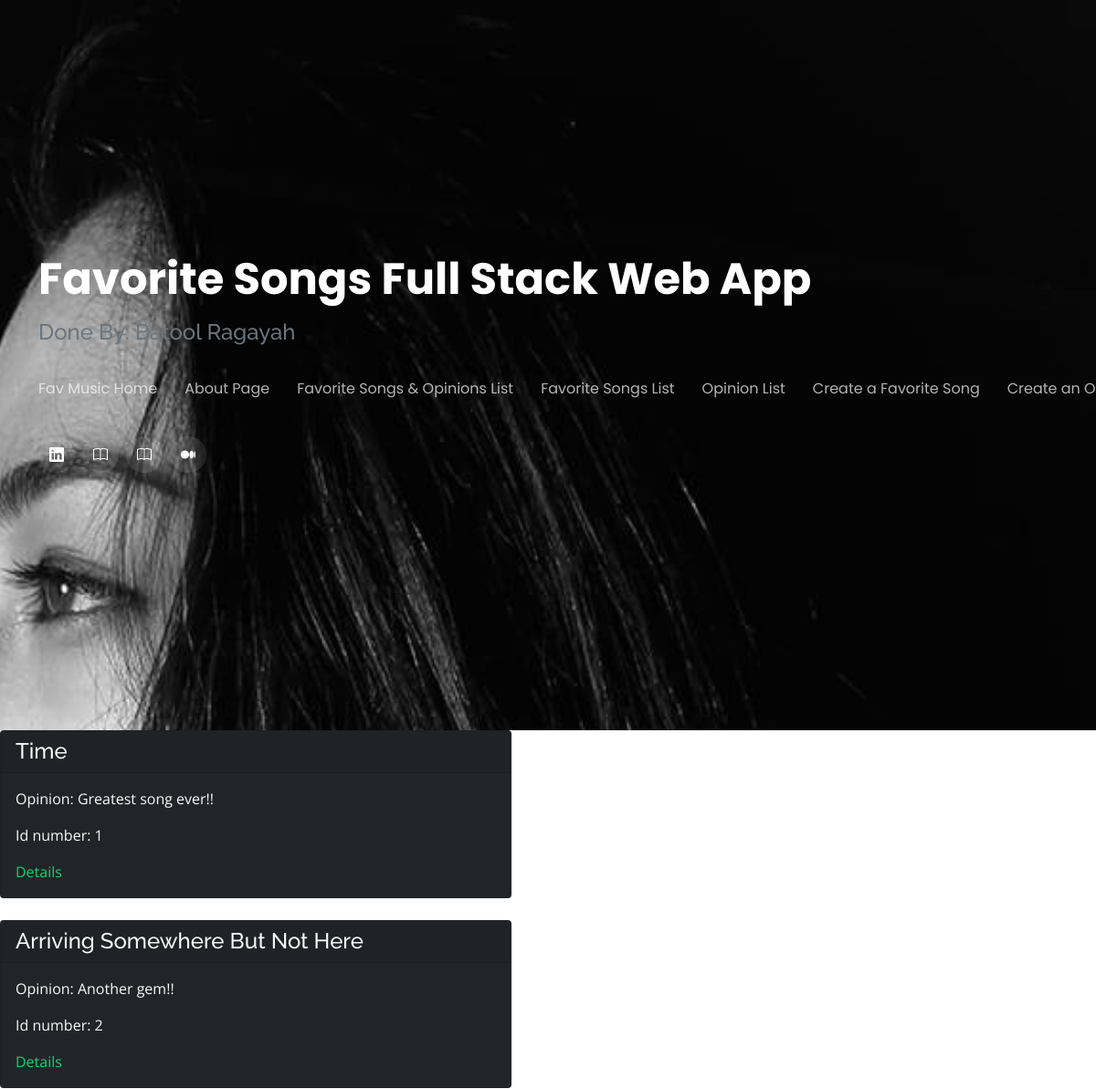
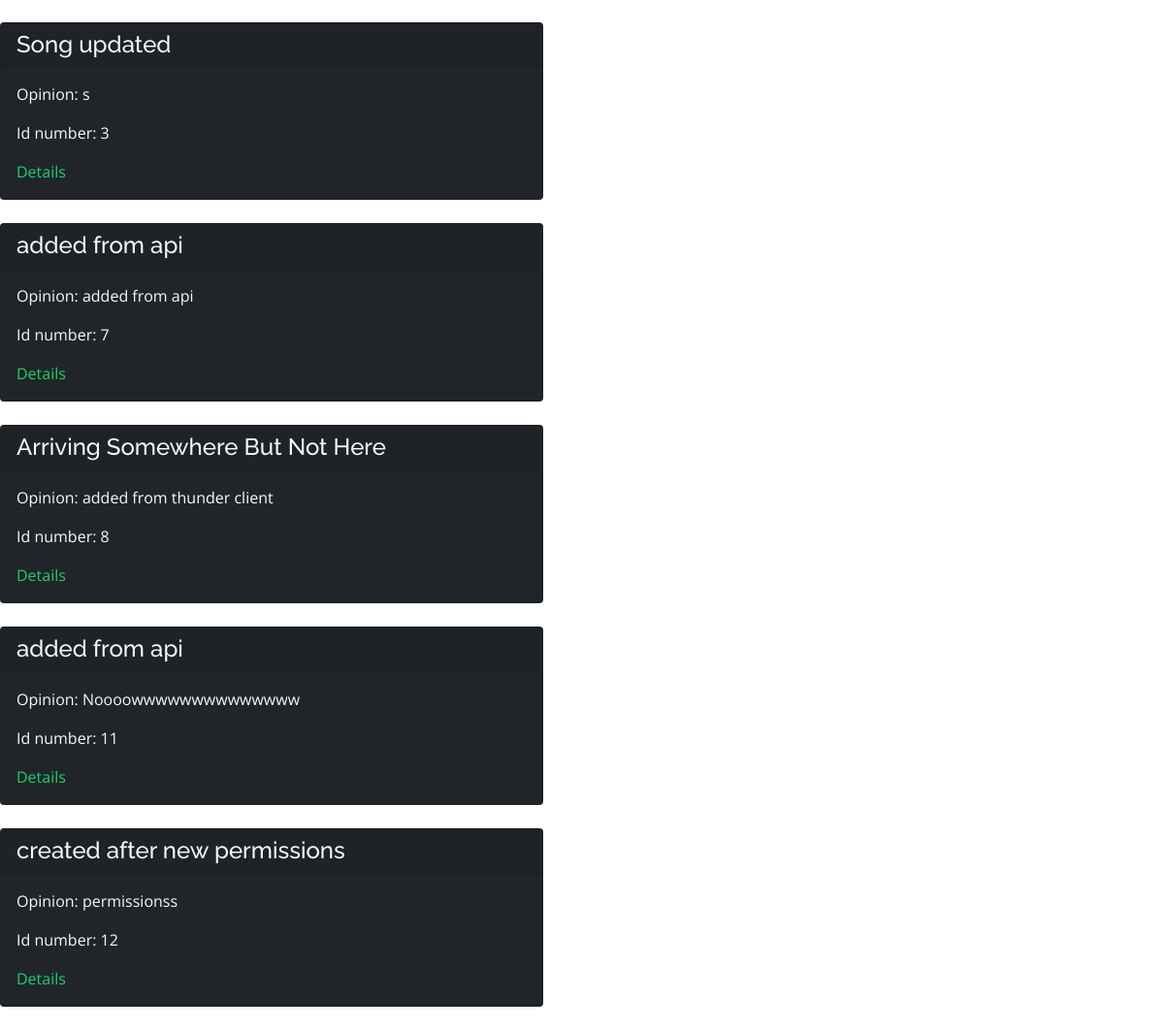
/opinion-list, run on the app's committed database (2 pictures, top to bottom).
### favsongsapp/models.py (models this page shows, shortened)
class Opinion(models.Model):
    song = models.ForeignKey(Fav, on_delete=models.SET_DEFAULT, default=1, blank=False, null=False)
    opinion = models.TextField(max_length=500, blank=False, null=False)
    reviewer = models.ForeignKey(get_user_model(), on_delete=models.CASCADE, blank=False, null=False)

class Fav(models.Model):
    song_title = models.CharField(max_length=100)
    artist = models.CharField(max_length=100)
    album = models.CharField(max_length=100)
    year_of_release = models.DateField()
    rating = models.IntegerField(blank=False, null=False)
    reviewer = models.ForeignKey(get_user_model(), on_delete=models.CASCADE, blank=False, null=False)
    def __str__(self):
        return self.song_title

### favsongsapp/views.py (the view)
# urls.py: path("opinion-list", OpinionListView.as_view(), name="opinion_list"),
class OpinionListView(ListView):
    template_name = "opinionlist.html"
    model = Opinion
    context_object_name = "opinion_list"

### templates/opinionlist.html (shortened to what this page needs)
{% extends '_base.html' %}
{% block main %}
{% for opinion in opinion_list %}
  <div class="card text-light bg-dark" style="width: 35rem;">
    <h4 class="card-header">{{opinion.song}}</h4>
    <div class="card-body">
      <p class="card-text">Opinion: {{opinion.opinion}}</p>
      <p class="card-text">Id number: {{opinion.id}} </p>
      <a href="{% url 'opinion_detail' pk=opinion.pk %}" class="card-link">Details</a>
    </div>
  </div>
<br>
{% endfor %}
{% endblock%}

### favsongsapp/static/favs/css/style.css (style rules this page uses)
body { font-family: "Open Sans", sans-serif; background-color: #040404; color: #fff; position: relative; background: transparent; }
body::before { content: ""; position: fixed; background: #040404 url("../img/bg.jpg") top right no-repeat; background-size: cover; left: 0; right: 0; top: 0; height: 100vh; z-index: -1; }
@media (min-width: 1024px) { body::before { background-attachment: fixed; } }
a { color: #18d26e; text-decoration: none; }
h1, h2, h3, h4, h5, h6 { font-family: "Raleway", sans-serif; }

### data on the page
Opinion: song "Time", opinion "Greatest song ever!!", id "1"
Opinion: song "Arriving Somewhere But Not Here", opinion "Another gem!!", id "2"
Opinion: song "Song updated", opinion "s", id "3"
Opinion: song "added from api", opinion "added from api", id "7"
Opinion: song "Arriving Somewhere But Not Here", opinion "added from thunder client", id "8"
Opinion: song "added from api", opinion "Noooowwwwwwwwwwwwww", id "11"
Opinion: song "created after new permissions", opinion "permissionss", id "12"
